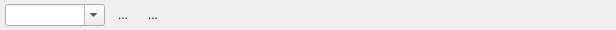
<?xml version="1.0" encoding="UTF-8"?>
<ui version="4.0">
 <class>qf::gui::SaveOptionsWidget</class>
 <widget class="QWidget" name="qf::gui::SaveOptionsWidget">
  <property name="geometry">
   <rect>
    <x>0</x>
    <y>0</y>
    <width>616</width>
    <height>30</height>
   </rect>
  </property>
  <property name="windowTitle">
   <string>Form</string>
  </property>
  <layout class="QVBoxLayout" name="verticalLayout">
   <property name="spacing">
    <number>0</number>
   </property>
   <property name="leftMargin">
    <number>0</number>
   </property>
   <property name="topMargin">
    <number>0</number>
   </property>
   <property name="rightMargin">
    <number>0</number>
   </property>
   <property name="bottomMargin">
    <number>0</number>
   </property>
   <item>
    <widget class="QFrame" name="frmSettings">
     <property name="minimumSize">
      <size>
       <width>0</width>
       <height>30</height>
      </size>
     </property>
     <layout class="QHBoxLayout" name="horizontalLayout_5">
      <property name="leftMargin">
       <number>5</number>
      </property>
      <property name="topMargin">
       <number>0</number>
      </property>
      <property name="rightMargin">
       <number>3</number>
      </property>
      <property name="bottomMargin">
       <number>0</number>
      </property>
      <item>
       <widget class="QComboBox" name="lstSettings">
        <property name="minimumSize">
         <size>
          <width>100</width>
          <height>0</height>
         </size>
        </property>
        <property name="editable">
         <bool>true</bool>
        </property>
        <property name="maxVisibleItems">
         <number>50</number>
        </property>
        <property name="insertPolicy">
         <enum>QComboBox::NoInsert</enum>
        </property>
        <property name="sizeAdjustPolicy">
         <enum>QComboBox::AdjustToContents</enum>
        </property>
       </widget>
      </item>
      <item>
       <widget class="QToolButton" name="btSaveSettings">
        <property name="text">
         <string>...</string>
        </property>
        <property name="iconSize">
         <size>
          <width>24</width>
          <height>24</height>
         </size>
        </property>
        <property name="autoRaise">
         <bool>true</bool>
        </property>
       </widget>
      </item>
      <item>
       <widget class="QToolButton" name="btDeleteSetting">
        <property name="text">
         <string>...</string>
        </property>
        <property name="iconSize">
         <size>
          <width>24</width>
          <height>24</height>
         </size>
        </property>
        <property name="autoRaise">
         <bool>true</bool>
        </property>
       </widget>
      </item>
      <item>
       <spacer name="horizontalSpacer_5">
        <property name="orientation">
         <enum>Qt::Horizontal</enum>
        </property>
        <property name="sizeHint" stdset="0">
         <size>
          <width>40</width>
          <height>20</height>
         </size>
        </property>
       </spacer>
      </item>
     </layout>
    </widget>
   </item>
  </layout>
 </widget>
 <resources/>
 <connections/>
</ui>
